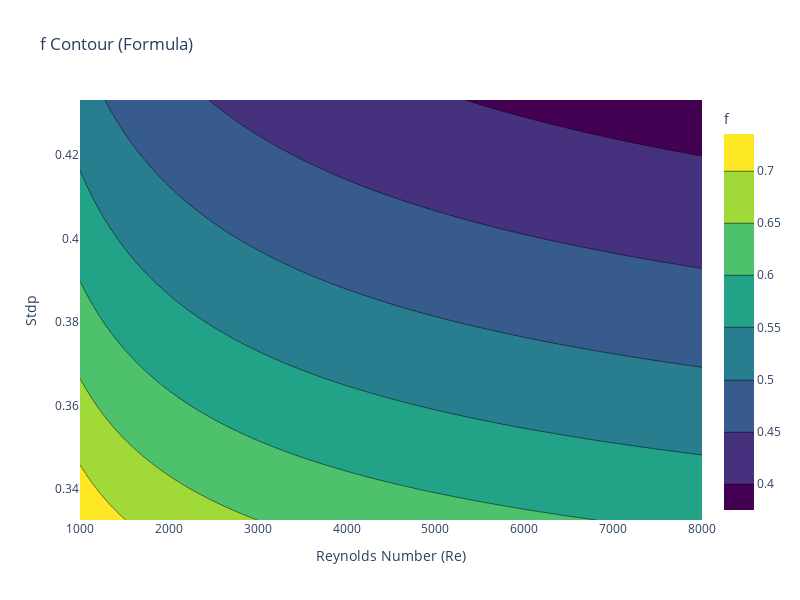

Notebook cell for this chart:
### Code cell
import numpy as np
import plotly.graph_objs as go
import plotly.io as pio

# Definir os intervalos para Re e Stdp
Re_vals = np.linspace(1000, 8000, 100)  # Valores de Reynolds de 1000 a 8000
Stdp_vals = np.linspace(0.3326, 0.4331, 100)  # Valores de Stdp de 0.3326 a 0.4331

# Criar uma grade de Re e Stdp
Re_grid, Stdp_grid = np.meshgrid(Re_vals, Stdp_vals)

# Calcular a superfície usando a fórmula fornecida
f_formula = (4.3059 / np.log(Re_grid + 3.1918)) + ((0.30649 / Stdp_grid) - 0.80937)

# Criar o gráfico de contorno 2D para a fórmula fornecida
contour_formula = go.Contour(
    z=f_formula, 
    x=Re_vals, 
    y=Stdp_vals, 
    colorscale='Viridis', 
    name='Fórmula Contour',
    colorbar=dict(title='f')
)

# Definir o layout do gráfico
layout_formula = go.Layout(
    title='f Contour (Formula)',
    xaxis=dict(title='Reynolds Number (Re)'),
    yaxis=dict(title='Stdp'),
    width=800,  # Largura da imagem
    height=600  # Altura da imagem
)

# Criar a figura com o gráfico de contorno da fórmula
fig_formula = go.Figure(data=[contour_formula], layout=layout_formula)

# Mostrar o gráfico
pio.show(fig_formula)

### Figure 1 — Plotly figure (JSON) as saved in the notebook; plotly's stock layout.template omitted (floating-point values rounded to 4 significant figures; data arrays with more than 128 entries replaced by an {"elided": "..."} marker saying what was removed)
{"data": [{"colorbar": {"title": {"text": "f"}}, "colorscale": [[0, "#440154"], [0.1111, "#482878"], [0.2222, "#3e4989"], [0.3333, "#31688e"], [0.4444, "#26828e"], [0.5556, "#1f9e89"], [0.6667, "#35b779"], [0.7778, "#6ece58"], [0.8889, "#b5de2b"], [1, "#fde725"]], "name": "Fórmula Contour", "type": "contour", "x": [1000, 1071.0, 1141.0, 1212.0, 1283.0, 1354.0, 1424.0, 1495.0, 1566.0, 1636.0, 1707.0, 1778.0, 1848.0, 1919.0, 1990.0, 2061.0, 2131.0, 2202.0, 2273.0, 2343.0, 2414.0, 2485.0, 2556.0, 2626.0, 2697.0, 2768.0, 2838.0, 2909.0, 2980.0, 3051.0, 3121.0, 3192.0, 3263.0, 3333.0, 3404.0, 3475.0, 3545.0, 3616.0, 3687.0, 3758.0, 3828.0, 3899.0, 3970.0, 4040.0, 4111.0, 4182.0, 4253.0, 4323.0, 4394.0, 4465.0, 4535.0, 4606.0, 4677.0, 4747.0, 4818.0, 4889.0, 4960.0, 5030.0, 5101.0, 5172.0, 5242.0, 5313.0, 5384.0, 5455.0, 5525.0, 5596.0, 5667.0, 5737.0, 5808.0, 5879.0, 5949.0, 6020.0, 6091.0, 6162.0, 6232.0, 6303.0, 6374.0, 6444.0, 6515.0, 6586.0, 6657.0, 6727.0, 6798.0, 6869.0, 6939.0, 7010.0, 7081.0, 7152.0, 7222.0, 7293.0, 7364.0, 7434.0, 7505.0, 7576.0, 7646.0, 7717.0, 7788.0, 7859.0, 7929.0, 8000], "y": [0.3326, 0.3336, 0.3346, 0.3356, 0.3367, 0.3377, 0.3387, 0.3397, 0.3407, 0.3417, 0.3428, 0.3438, 0.3448, 0.3458, 0.3468, 0.3478, 0.3488, 0.3499, 0.3509, 0.3519, 0.3529, 0.3539, 0.3549, 0.3559, 0.357, 0.358, 0.359, 0.36, 0.361, 0.362, 0.3631, 0.3641, 0.3651, 0.3661, 0.3671, 0.3681, 0.3691, 0.3702, 0.3712, 0.3722, 0.3732, 0.3742, 0.3752, 0.3763, 0.3773, 0.3783, 0.3793, 0.3803, 0.3813, 0.3823, 0.3834, 0.3844, 0.3854, 0.3864, 0.3874, 0.3884, 0.3894, 0.3905, 0.3915, 0.3925, 0.3935, 0.3945, 0.3955, 0.3966, 0.3976, 0.3986, 0.3996, 0.4006, 0.4016, 0.4026, 0.4037, 0.4047, 0.4057, 0.4067, 0.4077, 0.4087, 0.4098, 0.4108, 0.4118, 0.4128, 0.4138, 0.4148, 0.4158, 0.4169, 0.4179, 0.4189, 0.4199, 0.4209, 0.4219, 0.4229, 0.424, 0.425, 0.426, 0.427, 0.428, 0.429, 0.4301, 0.4311, 0.4321, 0.4331], "z": {"elided": "100x100 float values"}}], "layout": {"height": 600, "title": {"text": "f Contour (Formula)"}, "width": 800, "xaxis": {"title": {"text": "Reynolds Number (Re)"}}, "yaxis": {"title": {"text": "Stdp"}}}}
